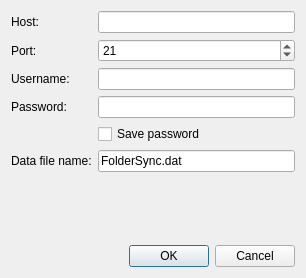
<?xml version="1.0" encoding="UTF-8"?>
<ui version="4.0">
 <class>Dialog</class>
 <widget class="QDialog" name="Dialog">
  <property name="geometry">
   <rect>
    <x>0</x>
    <y>0</y>
    <width>306</width>
    <height>278</height>
   </rect>
  </property>
  <property name="windowTitle">
   <string>Dialog</string>
  </property>
  <layout class="QVBoxLayout" name="verticalLayout">
   <item>
    <layout class="QFormLayout" name="formLayout">
     <item row="0" column="0">
      <widget class="QLabel" name="label">
       <property name="text">
        <string>Host:</string>
       </property>
      </widget>
     </item>
     <item row="0" column="1">
      <widget class="QLineEdit" name="lineEdit"/>
     </item>
     <item row="1" column="0">
      <widget class="QLabel" name="label_2">
       <property name="text">
        <string>Port:</string>
       </property>
      </widget>
     </item>
     <item row="1" column="1">
      <widget class="QSpinBox" name="spinBox">
       <property name="maximum">
        <number>65000</number>
       </property>
       <property name="value">
        <number>21</number>
       </property>
      </widget>
     </item>
     <item row="2" column="0">
      <widget class="QLabel" name="label_3">
       <property name="text">
        <string>Username:</string>
       </property>
      </widget>
     </item>
     <item row="2" column="1">
      <widget class="QLineEdit" name="lineEdit_4"/>
     </item>
     <item row="3" column="0">
      <widget class="QLabel" name="label_4">
       <property name="text">
        <string>Password:</string>
       </property>
      </widget>
     </item>
     <item row="3" column="1">
      <widget class="QLineEdit" name="lineEdit_3">
       <property name="echoMode">
        <enum>QLineEdit::Password</enum>
       </property>
      </widget>
     </item>
     <item row="5" column="0">
      <widget class="QLabel" name="label_5">
       <property name="text">
        <string>Data file name:</string>
       </property>
      </widget>
     </item>
     <item row="5" column="1">
      <widget class="QLineEdit" name="lineEdit_5">
       <property name="text">
        <string>FolderSync.dat</string>
       </property>
      </widget>
     </item>
     <item row="4" column="1">
      <widget class="QCheckBox" name="checkBox">
       <property name="text">
        <string>Save password</string>
       </property>
      </widget>
     </item>
    </layout>
   </item>
   <item>
    <spacer name="verticalSpacer">
     <property name="orientation">
      <enum>Qt::Vertical</enum>
     </property>
     <property name="sizeHint" stdset="0">
      <size>
       <width>20</width>
       <height>74</height>
      </size>
     </property>
    </spacer>
   </item>
   <item>
    <widget class="QDialogButtonBox" name="buttonBox">
     <property name="orientation">
      <enum>Qt::Horizontal</enum>
     </property>
     <property name="standardButtons">
      <set>QDialogButtonBox::Cancel|QDialogButtonBox::Ok</set>
     </property>
    </widget>
   </item>
  </layout>
 </widget>
 <resources/>
 <connections>
  <connection>
   <sender>buttonBox</sender>
   <signal>accepted()</signal>
   <receiver>Dialog</receiver>
   <slot>accept()</slot>
   <hints>
    <hint type="sourcelabel">
     <x>248</x>
     <y>254</y>
    </hint>
    <hint type="destinationlabel">
     <x>157</x>
     <y>274</y>
    </hint>
   </hints>
  </connection>
  <connection>
   <sender>buttonBox</sender>
   <signal>rejected()</signal>
   <receiver>Dialog</receiver>
   <slot>reject()</slot>
   <hints>
    <hint type="sourcelabel">
     <x>316</x>
     <y>260</y>
    </hint>
    <hint type="destinationlabel">
     <x>286</x>
     <y>274</y>
    </hint>
   </hints>
  </connection>
 </connections>
</ui>
